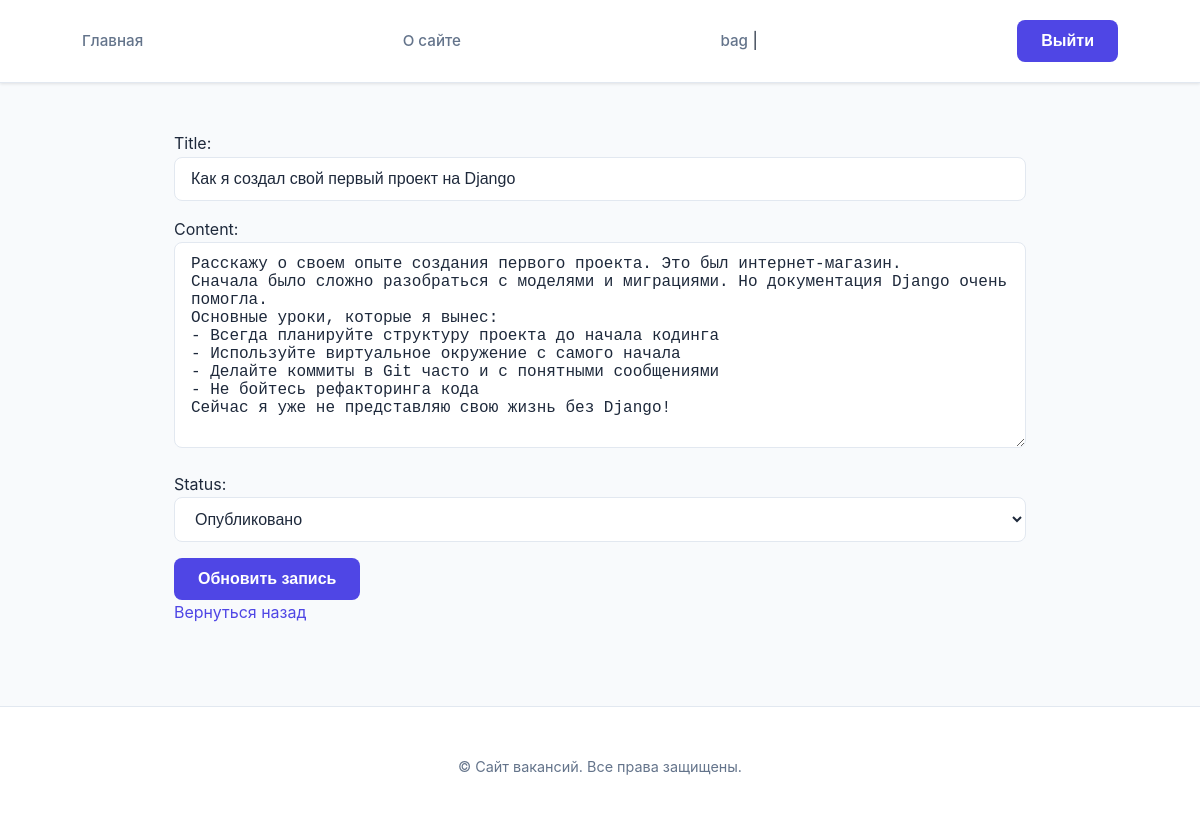
Screenshot of /post/6/edit/ (signed in) with the database file from the repository.
### core/models.py (models this page shows, shortened)
class CustomUser(AbstractUser):
    avatar = models.ImageField(upload_to="media/users/%Y/%m/%d/", blank=True, null=True)
    birth_date = models.DateField(blank=True, null=True)

class Post(models.Model):
    class Status(models.IntegerChoices):
        DRAFT = 0, 'Черновик'
        PUBLISHED = 1, 'Опубликовано'
    title = models.CharField(max_length=200)
    content = models.TextField()
    status = models.IntegerField(choices=Status.choices, default=Status.DRAFT)
    author = models.ForeignKey("CustomUser", on_delete=models.CASCADE, related_name='posts')
    created_at = models.DateTimeField(auto_now_add=True)
    slug = models.SlugField(unique=True, blank=True)

### core/views.py (the view)
# urls.py: path("post/<int:pk>/edit/", views.PostUpdateView.as_view(), name="post_update"),
class PostUpdateView(LoginRequiredMixin, AuthorRequiredMixin, UpdateView):
    template_name = "core/post_update.html"
    form_class = PostUpdateForm
    model = Post
    success_url = reverse_lazy("home")

### core/forms.py
class PostUpdateForm(PostForm):
    pass

### core/context_processors.py (called while the page is built)
def header_context(request):
    menu = [
        {"title": "Главная", "url_name": "home"},
        {"title": "О сайте", "url_name": "about"},
    ]
    return {"menu": menu}

def this_year(request):
    return {"year": datetime.now().year}

### core/mixins.py (called while the page is built)
    def dispatch(self, request, *args, **kwargs):
        obj = self.get_object()
        if obj.author != request.user:
            messages.error(request, "У вас нет прав для редактирования этого поста!")
            return redirect('post_detail', pk=obj.pk)
        return super().dispatch(request, *args, **kwargs)

### core/templates/core/post_update.html (shortened to what this page needs)
{% extends "base.html" %}
{% block content %}
    <div>
        <form method="post">
            {{ form.as_p }}
            <button type="submit">Обновить запись</button>
        </form>
        <a href="{% url 'home' %}">Вернуться назад</a>
    </div>
{% endblock content %}

### core/templates/core/base.html (shortened to what this page needs)
{% load static %}
<!DOCTYPE html>
<html lang="ru">
<head>
    <link rel="stylesheet" href="{% static 'core/css/style.css' %}">
</head>
<body>
    <header>
        <nav>
            {% for item in menu %}
                <a href="{% url item.url_name %}">{{ item.title }}</a>
            {% endfor %}
            {% if not user.is_authenticated %}
                <p><a href="{% url 'register' %}">Регистрация</a> | <a href="{% url 'login' %}">Войти</a></p>
            {% else %}
                <p><a href="{% url 'profile' %}">{{ user.username }}</a> |
                    <form method="post" action="{% url 'logout' %}">
                        <button type="submit">Выйти</button>
                    </form>
            {% endif %}
        </nav>
    </header>
    <main>
        {% block content %}
        {% endblock %}
    </main>
    <footer>
        <p>&copy; {{ current_year }} Сайт вакансий. Все права защищены.</p>
    </footer>
</body>
</html>

### core/static/core/css/style.css (style rules this page uses)
:root { --primary-color: #4f46e5; --primary-hover: #4338ca; --bg-color: #f8fafc; --card-bg: #ffffff; --text-main: #1e293b; --text-muted: #64748b; --border-color: #e2e8f0; --accent-gradient: linear-gradient(135deg, #6366f1 0%, #a855f7 100%); --shadow-sm: 0 1px 3px rgba(0,0,0,0.1); --shadow-md: 0 4px 6px -1px rgba(0,0,0,0.1), 0 2px 4px -1px rgba(0,0,0,0.06); --shadow-lg: 0 10px 15px -3px rgba(0,0,0,0.1); --radius-md: 12px; --radius-lg: 20px; }
* { margin: 0; padding: 0; box-sizing: border-box; }
body { font-family: 'Inter', 'Segoe UI', Roboto, Helvetica, Arial, sans-serif; background-color: var(--bg-color); min-height: 100vh; color: var(--text-main); line-height: 1.6; }
header { background: var(--card-bg); box-shadow: var(--shadow-sm); position: sticky; top: 0; z-index: 100; border-bottom: 1px solid var(--border-color); }
nav { max-width: 1100px; margin: 0 auto; padding: 1.25rem 2rem; display: flex; gap: 2rem; align-items: center; justify-content: space-between; flex-wrap: wrap; }
nav a { color: var(--text-muted); text-decoration: none; font-weight: 500; font-size: 0.95rem; transition: all 0.2s ease; }
main { max-width: 900px; margin: 3rem auto; padding: 0 1.5rem; }
a { color: var(--primary-color); text-decoration: none; transition: opacity 0.2s; }
form p { margin-bottom: 1rem; }
input, select, textarea { width: 100%; padding: 0.75rem 1rem; border: 1px solid var(--border-color); border-radius: 8px; font-size: 1rem; background: #fff; transition: all 0.2s ease; color: var(--text-main); }
button { background: var(--primary-color); color: white; border: none; padding: 0.75rem 1.5rem; border-radius: 8px; font-size: 1rem; font-weight: 600; cursor: pointer; transition: all 0.2s ease; display: inline-flex; align-items: center; justify-content: center; }
footer { text-align: center; padding: 3rem 2rem; margin-top: 5rem; color: var(--text-muted); font-size: 0.9rem; border-top: 1px solid var(--border-color); background: var(--card-bg); }

### rows the page displays
CustomUser: username "bag"
Post: title "Как я создал свой первый проект на Django", content "Расскажу о своем опыте создания первого проекта. Это был интернет-магазин. Сначала было сложно разобраться с моделями и миграциями. Но документация Django очень помогла. Основные уроки, которые я вынес: - Всегда планируйте структуру проекта до начала кодинга - Используйте виртуальное окружение с самого начала - Делайте коммиты в Git часто и с понятными сообщениями - Не бойтесь рефакторинга кода Сейчас я уже не представляю свою жизнь без Django!", status "Опубликовано"

### other values shown
{{ item.title }} "Главная" "О сайте"
